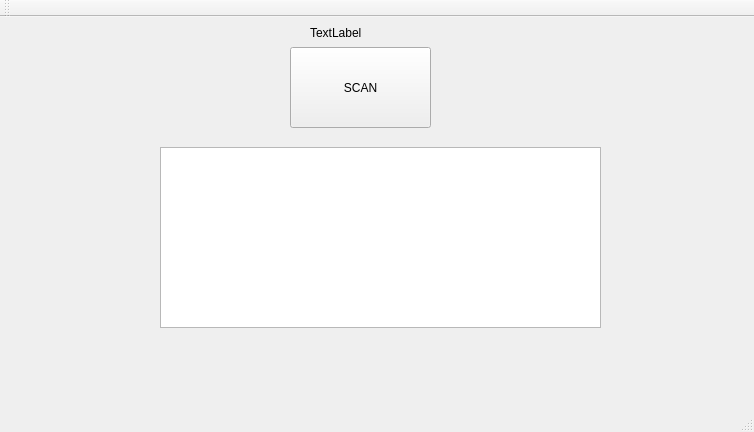
<?xml version="1.0" encoding="UTF-8"?>
<ui version="4.0">
 <class>MainWindow</class>
 <widget class="QMainWindow" name="MainWindow">
  <property name="geometry">
   <rect>
    <x>0</x>
    <y>0</y>
    <width>754</width>
    <height>432</height>
   </rect>
  </property>
  <property name="windowTitle">
   <string>MainWindow</string>
  </property>
  <widget class="QWidget" name="centralWidget">
   <widget class="QPushButton" name="button1">
    <property name="geometry">
     <rect>
      <x>290</x>
      <y>30</y>
      <width>141</width>
      <height>81</height>
     </rect>
    </property>
    <property name="text">
     <string>SCAN</string>
    </property>
   </widget>
   <widget class="QLabel" name="label">
    <property name="geometry">
     <rect>
      <x>310</x>
      <y>0</y>
      <width>111</width>
      <height>31</height>
     </rect>
    </property>
    <property name="text">
     <string>TextLabel</string>
    </property>
   </widget>
   <widget class="QTextBrowser" name="textBrowser">
    <property name="geometry">
     <rect>
      <x>160</x>
      <y>130</y>
      <width>441</width>
      <height>181</height>
     </rect>
    </property>
   </widget>
  </widget>
  <widget class="QMenuBar" name="menuBar">
   <property name="geometry">
    <rect>
     <x>0</x>
     <y>0</y>
     <width>754</width>
     <height>19</height>
    </rect>
   </property>
  </widget>
  <widget class="QToolBar" name="mainToolBar">
   <attribute name="toolBarArea">
    <enum>TopToolBarArea</enum>
   </attribute>
   <attribute name="toolBarBreak">
    <bool>false</bool>
   </attribute>
  </widget>
  <widget class="QStatusBar" name="statusBar"/>
 </widget>
 <layoutdefault spacing="6" margin="11"/>
 <tabstops>
  <tabstop>button1</tabstop>
 </tabstops>
 <resources/>
 <connections/>
</ui>
